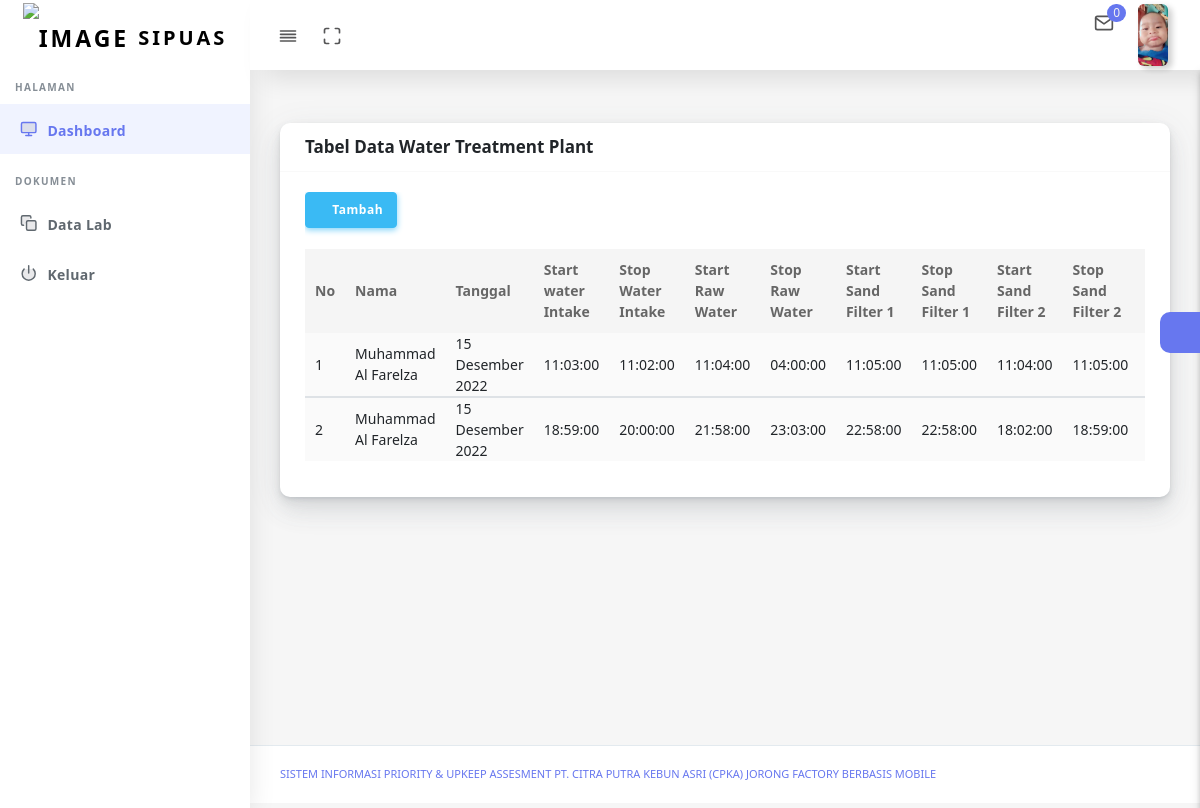
/data_wtp_operator_lab.php (signed in), run on the app's committed database.
### tables this page shows
CREATE TABLE `user` (
  `id_user` int(11) NOT NULL,
  `nama` text NOT NULL,
  `username` varchar(100) NOT NULL,
  `password` varchar(100) NOT NULL,
  `level` enum('Manager','Administrator','Admin_LAB','Admin_Proses','Admin_Maintenance','Admin_K3','Operator_Lab','Operator_Proses','Operator_Maintenaance','Operator_K3','Admin_Har','Superadmin') NOT NULL,
  `status` text NOT NULL,
  `foto` text NOT NULL,
  `id_pegawai` int(11) NOT NULL
);

CREATE TABLE `wtp_lab` (
  `id_wtp` int(11) NOT NULL,
  `id_user` int(11) NOT NULL,
  `tanggal` date NOT NULL,
  `start_water_intake` time NOT NULL,
  `stop_water_intake` time NOT NULL,
  `start_raw_water` time NOT NULL,
  `stop_raw_water` time NOT NULL,
  `start_sand_filter1` time NOT NULL,
  `stop_sand_filter1` time NOT NULL,
  `start_sand_filter2` time NOT NULL,
  `stop_sand_filter2` time NOT NULL,
  `start_softener1` time NOT NULL,
  `stop_softener1` time NOT NULL,
  `start_softener2` time NOT NULL,
  `stop_softener2` time NOT NULL,
  `start_pump_domestic1` time NOT NULL,
  `stop_pump_domestic1` time NOT NULL,
  `start_pump_domestic2` time NOT NULL,
  `stop_pump_domestic2` time NOT NULL,
  `soda` varchar(50) NOT NULL,
  `alum` varchar(50) NOT NULL,
  `N3273` varchar(50) NOT NULL,
  `N214` varchar(50) NOT NULL,
  `N2811` varchar(50) NOT NULL,
  `polymer` varchar(50) NOT NULL,
  `NaCL` varchar(50) NOT NULL,
  `proses_awal` varchar(50) NOT NULL,
  `proses_akhir` varchar(20) NOT NULL,
  `boiler_awal` varchar(50) NOT NULL,
  `boiler_akhir` varchar(20) NOT NULL,
  `domestic_awal` varchar(50) NOT NULL,
  `domestic_akhir` varchar(20) NOT NULL,
  `waduk` varchar(50) NOT NULL,
  `sungai` varchar(50) NOT NULL,
  `id_jadwal_shift` int(11) NOT NULL,
  `status_operator` varchar(20) NOT NULL,
  `status_admin` varchar(20) NOT NULL,
  `status_ass` varchar(20) NOT NULL
);

### includes/tgl_indo.php (called while the page is built, shortened)
<?php
    function tanggal_indo($tanggal)
    {
        $tgl = substr($tanggal,8,2);
        $bulan = getbulan(substr($tanggal,5,2));
        $tahun = substr($tanggal,0,4);
        return $tgl.' '.$bulan.' '.$tahun;
    }
    function getbulan($bln)
    {
        switch ($bln) {
            case 12:
                return "Desember";
                break;
        }
    }
?>

### data_wtp_operator_lab.php (the view, shortened to what this page needs)
<?php
include("includes/tgl_indo.php");
?>
<!DOCTYPE html>
<html lang="en">
<head>
  <link rel="stylesheet" href="assets/css/app.min.css">
  <link rel="stylesheet" href="assets/bundles/datatables/datatables.min.css">
  <link rel="stylesheet" href="assets/bundles/datatables/DataTables-1.10.16/css/dataTables.bootstrap4.min.css">
  <link rel="stylesheet" href="assets/bundles/bootstrap-daterangepicker/daterangepicker.css">
  <link rel="stylesheet" href="assets/bundles/bootstrap-colorpicker/dist/css/bootstrap-colorpicker.min.css">
  <link rel="stylesheet" href="assets/bundles/select2/dist/css/select2.min.css">
  <link rel="stylesheet" href="assets/bundles/jquery-selectric/selectric.css">
  <link rel="stylesheet" href="assets/bundles/bootstrap-timepicker/css/bootstrap-timepicker.min.css">
  <link rel="stylesheet" href="assets/bundles/bootstrap-tagsinput/dist/bootstrap-tagsinput.css">
  <link rel="stylesheet" href="assets/css/style.css">
  <link rel="stylesheet" href="assets/css/components.css">
  <link rel="stylesheet" href="assets/css/custom.css">
</head>
<body>
  <div id="app">
    <div class="main-wrapper main-wrapper-1">
      <div class="navbar-bg"></div>
      <?php include ('proses/menu/menu_operator_lab.php')?>
      <div class="main-content">
        <section class="section">
          <div class="section-body">
            <div class="row">
              <div class="col-12">
                <div class="card">
                  <div class="card-header">
                    <h4>Tabel Data Water Treatment Plant</h4>
                  </div>
                  <div class="card-body">
                    <div class="table-responsive">
                    <button class="btn btn-icon btn-info" data-toggle="modal" data-target="#tambah">
                      <i class="fas fa-plus" aria-hidden="true"></i> Tambah
                                                    </button><br><br>
                      <table class="table table-striped table-hover" id="save-stage" style="width:100%;">
                      <thead>
                                        <tr>
                                            <th>No</th>
                                            <th>Nama</th>
                                            <th>Tanggal</th>
                                            <th>Start water Intake</th>
                                            <th>Stop Water Intake</th>
                                            <th>Start Raw Water</th>
                                            <th>Stop Raw Water</th>
                                            <th>Start Sand Filter 1</th>
                                            <th>Stop Sand Filter 1</th>
                                            <th>Start Sand Filter 2</th>
                                            <th>Stop Sand Filter 2</th>
                                            <th>Start Softener 1</th>
                                        </tr>
                                    </thead>
                                    <?php
                                      $id_user=$_SESSION['id_user'];
                                                    $query = mysql_query("SELECT * FROM wtp_lab
                                                    Inner join user on user.id_user = wtp_lab.id_user
                                                    inner join jadwal_shift on jadwal_shift.id_jadwal_shift = wtp_lab.id_jadwal_shift
                                                    inner join shift on shift.id_shift = jadwal_shift.id_shift
                                                    WHERE wtp_lab.id_user='$id_user'
                                                    ORDER BY id_wtp");
                                                $no = 1;
                                                    while ($data = mysql_fetch_assoc($query)) {?>
                                    <tbody>
                                        <tr>
                                                <td> <?php echo $no++ ?></td>
                                                <td> <?php echo $data['nama']; ?></td>
                                                <td> <?= tanggal_indo($data['tanggal']); ?> </td>
                                                <td> <?php echo $data['start_water_intake']; ?></td>
                                                <td> <?php echo $data['stop_water_intake']; ?></td>
                                                <td> <?php echo $data['start_raw_water']; ?></td>
                                                <td> <?php echo $data['stop_raw_water']; ?></td>
                                                <td> <?php echo $data['start_sand_filter1']; ?></td>
                                                <td> <?php echo $data['stop_sand_filter1']; ?></td>
                                                <td> <?php echo $data['start_sand_filter2']; ?></td>
                                                <td> <?php echo $data['stop_sand_filter2']; ?></td>
                                                <td> <?php echo $data['start_softener1']; ?></td>
                                        </tr>
                                    </tbody>
                                        <?php  } ?>
                      </table>
                    </div>
                  </div>
                </div>
              </div>
            </div>
          </div>
        </section>
        <div class="settingSidebar">
          <a href="javascript:void(0)" class="settingPanelToggle"> <i class="fa fa-spin fa-cog"></i>
          </a>
        </div>
      </div>
      <footer class="main-footer">
        <div class="footer-left">
          <a href="templateshub.net">Sistem Informasi Priority & Upkeep Assesment PT. Citra Putra Kebun Asri (CPKA) Jorong Factory Berbasis Mobile</a></a>
        </div>
      </footer>
    </div>
  </div>
</body>
</html>

### proses/menu/menu_operator_lab.php (shortened to what this page needs)
<nav class="navbar navbar-expand-lg main-navbar sticky">
        <div class="form-inline mr-auto">
          <ul class="navbar-nav mr-3">
            <li><a href="#" data-toggle="sidebar" class="nav-link nav-link-lg
									collapse-btn"> <i data-feather="align-justify"></i></a></li>
            <li><a href="#" class="nav-link nav-link-lg fullscreen-btn">
                <i data-feather="maximize"></i>
              </a></li>
          </ul>
        </div>
        <ul class="navbar-nav navbar-right">
        <?php
          $id_user=$_SESSION['id_user'];
          $query =mysql_query("SELECT * FROM wtp_lab WHERE status_operator='Selesai' AND wtp_lab.id_user='$id_user' ");
           $z = mysql_num_rows($query)
           ?>
          <li class="dropdown dropdown-list-toggle"><a href="#" data-toggle="dropdown"
              class="nav-link nav-link-lg message-toggle"><i data-feather="mail"></i>
              <span class="badge headerBadge1">
              <?php echo $z; ?> </span> </a>
          </li>
          <li class="dropdown"><a href="#" data-toggle="dropdown"
              class="nav-link dropdown-toggle nav-link-lg nav-link-user">
			  <?php
                                    $id_user=$_SESSION['id_user'];
                                    $query_mysql = mysql_query("SELECT * FROM user WHERE id_user='$id_user'")or die(mysql_error());
                                    while($data = mysql_fetch_array($query_mysql)){
                                        ?>
			  <img alt="image" src="foto/<?php echo $data['foto']?>"
			  <?php } ?>
                class="user-img-radious-style"> <span class="d-sm-none d-lg-inline-block"></span></a>
          </li>
        </ul>
      </nav>
<div class="main-sidebar sidebar-style-2">
        <aside id="sidebar-wrapper">
          <div class="sidebar-brand">
            <a href="halaman.php"> <img alt="image" src="assets2/logo/logo.png" class="header-logo" /> <span
                class="logo-name">SIPUAS</span>
            </a>
          </div>
          <ul class="sidebar-menu">
            <li class="menu-header">Halaman</li>
            <li class="dropdown active">
              <a href="halaman.php" class="nav-link"><i data-feather="monitor"></i><span>Dashboard</span></a>
            </li>
            <li class="menu-header">Dokumen</li>
            <li class="dropdown">
              <a href="#" class="menu-toggle nav-link has-dropdown"><i data-feather="copy"></i><span> Data Lab</span></a>
            </li>
            <li class="dropdown">
              <a href="logout.php"><i
                  data-feather="power"></i><span>Keluar</span></a>
            </li>
          </ul>
        </aside>
      </div>

### data on the page
user: foto (picture)
wtp_lab: id_user.nama "Muhammad Al Farelza", tanggal "15 Desember 2022", start_water_intake "11:03:00", stop_water_intake "11:02:00", start_raw_water "11:04:00", stop_raw_water "04:00:00", start_sand_filter1 "11:05:00", stop_sand_filter1 "11:05:00", start_sand_filter2 "11:04:00", stop_sand_filter2 "11:05:00"
wtp_lab: id_user.nama "Muhammad Al Farelza", tanggal "15 Desember 2022", start_water_intake "18:59:00", stop_water_intake "20:00:00", start_raw_water "21:58:00", stop_raw_water "23:03:00", start_sand_filter1 "22:58:00", stop_sand_filter1 "22:58:00", start_sand_filter2 "18:02:00", stop_sand_filter2 "18:59:00"

### other printed values
$z "0"
